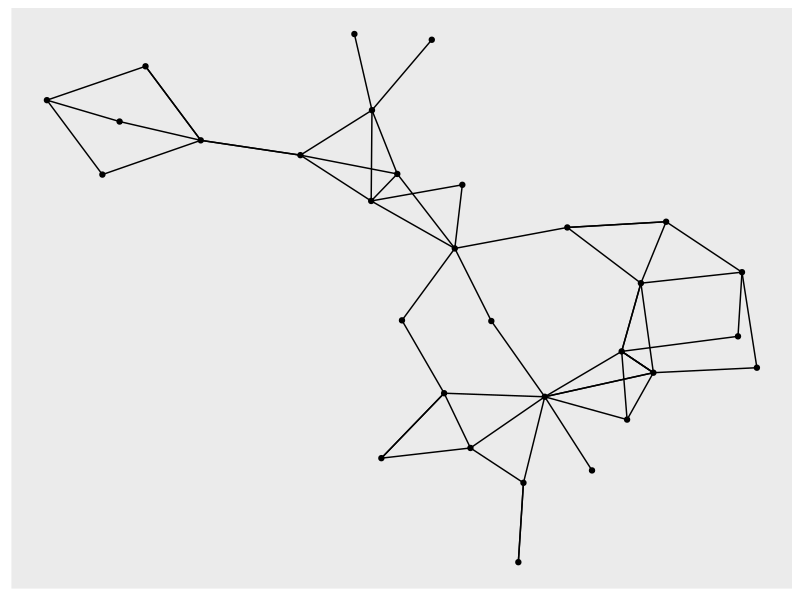
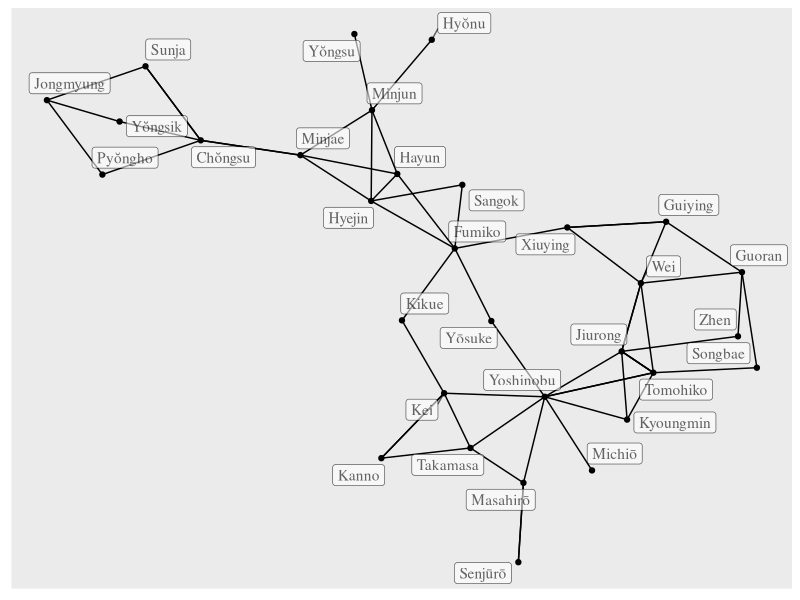
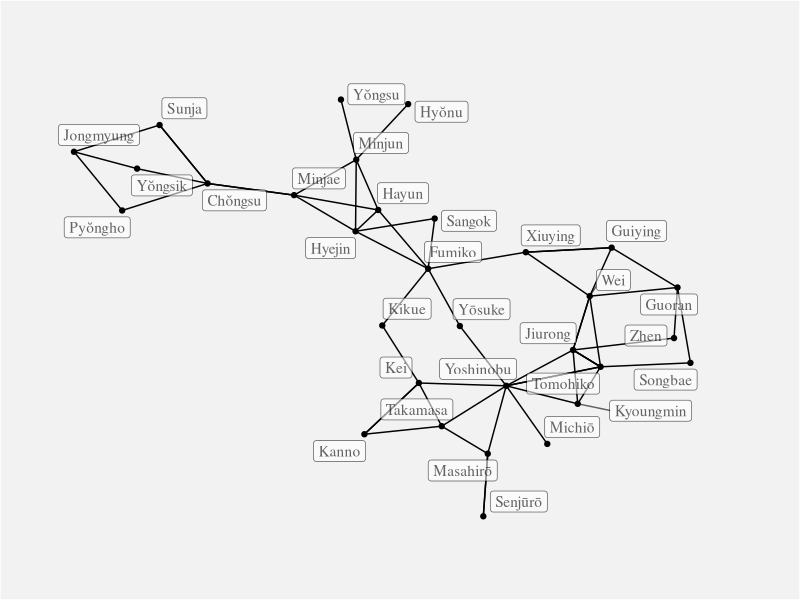
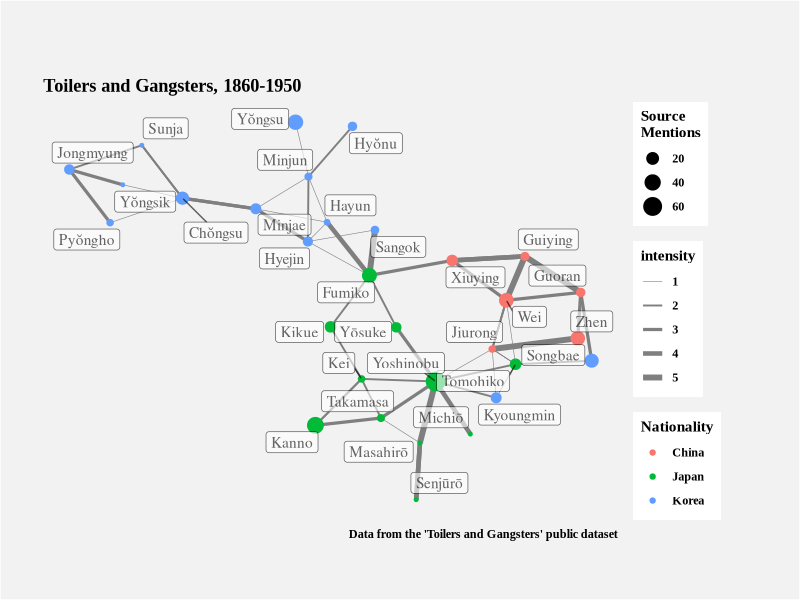
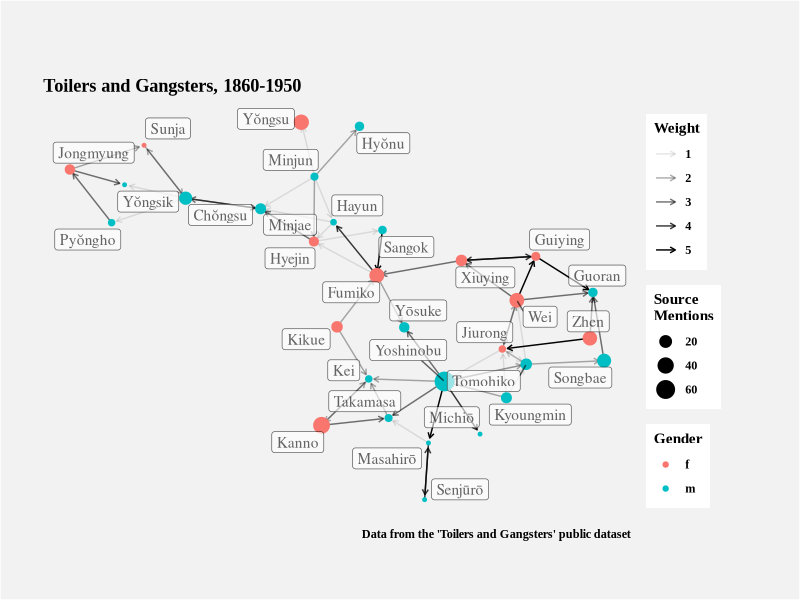
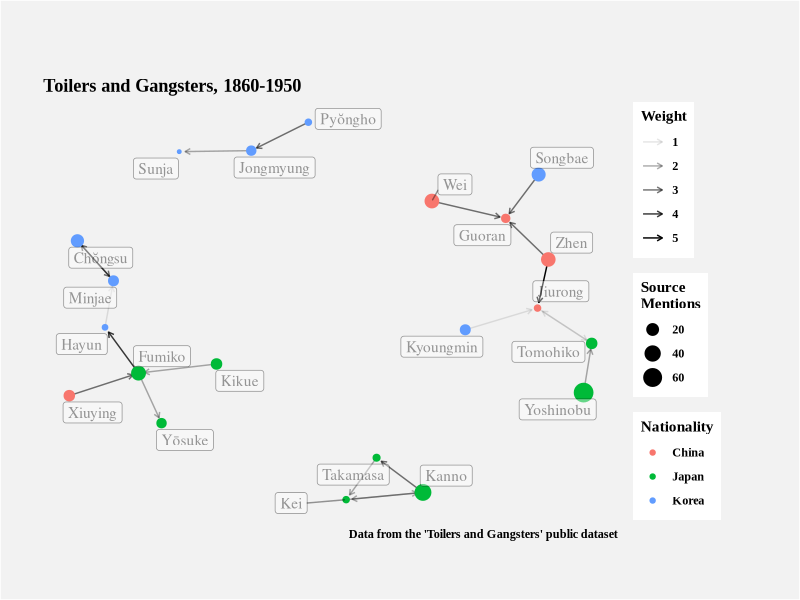
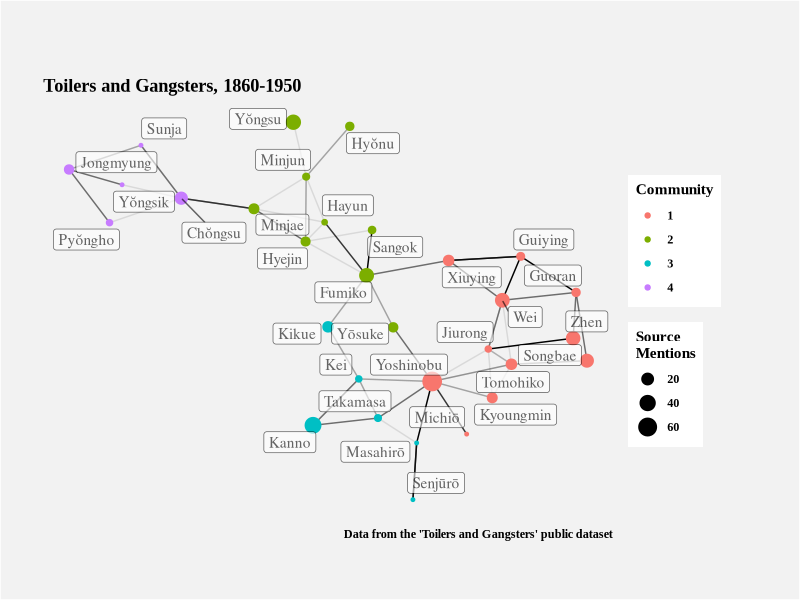
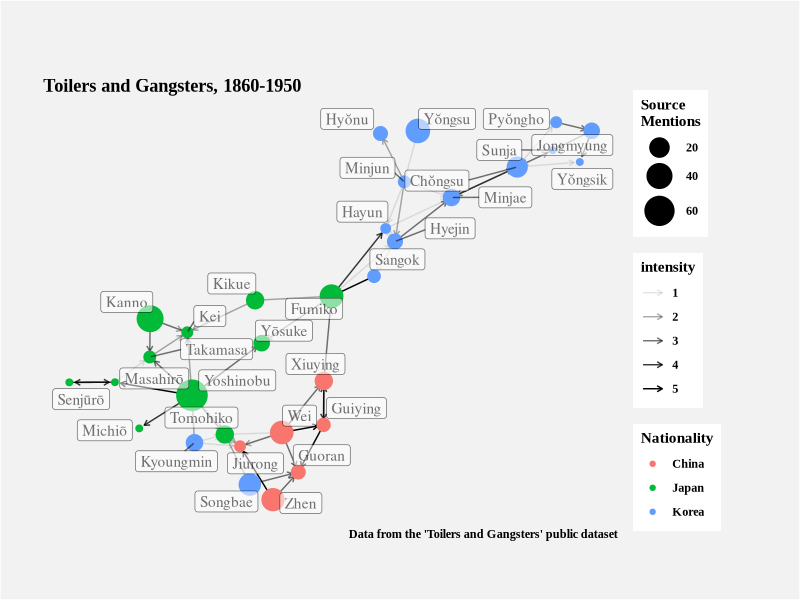

These figures' R source, in order:
## ---- chunk 1
library(readr)
library(igraph)
library(dplyr)
library(tibble)
library(forcats)
library(ggplot2)
library(ggraph)
library(tidygraph)
## ---- chunk 2
# extrafont::loadfonts()
# knitr::opts_chunk$set(dev='cairo_pdf')
# options(encoding = 'UTF-8')
## ---- chunk 3
nodes<-read_csv("nodes.csv")
edges<-read_csv("edges.csv")
head(nodes,20)
head(edges,10)
## ---- chunk 4
my_network=graph_from_data_frame(d=edges,directed=TRUE,vertices=nodes)
## ---- chunk 5
ggraph(my_network, layout = "kk") +
	  # Add an edge link geometry
	  geom_edge_link() +
	  # Add a node point geometry
	  geom_node_point() 
## ---- chunk 6
ggraph(my_network, layout = "kk") +
	  # Add an edge link geometry
	  geom_edge_link() +
	  # Add a node point geometry
	  geom_node_point() +
    geom_node_label((aes(label = name, family="serif")), alpha=0.6, repel=TRUE)
## ---- chunk 7
network_theme<- function() {
  theme(
    text=element_text(family="Times New Roman",face="bold"),
    plot.background = element_rect(fill="gray95"),
    plot.margin = unit(c(20,20,15,10), units="mm"),
    axis.text = element_blank(),
    axis.ticks = element_blank(),
    axis.title = element_blank(),
    panel.grid.major = element_blank(),
    panel.grid.minor = element_blank(),
    panel.background = element_blank()
  )
}
## ---- chunk 8
ggraph(my_network, layout = "kk") +
	  # Add an edge link geometry
	  geom_edge_link() +
	  # Add a node point geometry
	  geom_node_point() +
    geom_node_label((aes(label = name, family="serif")), alpha=0.6, repel = TRUE) +
    network_theme()
## ---- chunk 9
ggraph(my_network, layout = "kk") +
	  # Add an edge link geometry
	  geom_edge_link(aes(width = intensity),colour="grey50") +
    # What happens when you change grey50 to grey20 or grey90? 
    scale_edge_width(range = c(0.2, 2.0)) +
	  # Add a node point geometry
	  geom_node_point(aes(size=mentions,color=nationality)) +
    labs(
      width = "Weight",
      title = "Toilers and Gangsters, 1860-1950",
      caption = "Data from the 'Toilers and Gangsters' public dataset",
      size = "Source\nMentions",
      color = "Nationality"
    ) +
    geom_node_label((aes(label = name, family="serif")), alpha=0.6, repel = TRUE) +
    network_theme()
## ---- chunk 10
ggraph(my_network, layout = "kk") +
	  # Add an edge link geometry
	  geom_edge_link(arrow = arrow(length = unit(1.5, 'mm')), 
                   end_cap = circle(1.3, 'mm'), aes(alpha = intensity)) +
    # What happens when you change the 1.5 in the length? or the 1.5 in the end_cap circle?
    scale_edge_width(range = c(0.2, 2.5), guide=FALSE) +
	  # Add a node point geometry
	  geom_node_point(aes(size=mentions,color=factor(gender))) +
    labs(
      title = "Toilers and Gangsters, 1860-1950",
      caption = "Data from the 'Toilers and Gangsters' public dataset",
      size = "Source\nMentions",
      color = "Gender",
      edge_alpha = "Weight"
    ) +
    # Notice I used the edge_ prefix in order to give a legend title to the edge attribte
    geom_node_label((aes(label = name, family="serif")),alpha=0.6, repel = TRUE) +
    # Try changing geom_node_label to geom_node_text above. What happens?
    network_theme()
## ---- chunk 11
as_tbl_graph(my_network) %E>%
  filter(kind==3)  %N>%
  filter(!node_is_isolated()) %>%
  ggraph(layout = "kk") +
	  # Add an edge link geometry
	  geom_edge_link(arrow = arrow(length = unit(1.5, 'mm')), 
                   end_cap = circle(1.5, 'mm'), aes(alpha = intensity)) +
    # What happens when you change the 1.5 in the length? or the 1.5 in the end_cap circle?
    scale_edge_width(range = c(0.2, 2.5), guide=FALSE) +
	  # Add a node point geometry
	  geom_node_point(aes(size=mentions,color=nationality)) +
    labs(
      title = "Toilers and Gangsters, 1860-1950",
      caption = "Data from the 'Toilers and Gangsters' public dataset",
      size = "Source\nMentions",
      color = "Nationality",
      edge_alpha = "Weight"
    ) +
    # Notice I used the edge_ prefix in order to give a legend title to the edge attribte
    geom_node_label((aes(label = name, family="serif")), alpha=0.4, show.legend=FALSE, repel = TRUE) +
    # Try changing geom_node_label to geom_node_text above. What happens?
    network_theme()
## ---- chunk 12
as_tbl_graph(my_network) %>% 
  to_undirected() %>%
  mutate(community = as.factor(group_walktrap())) %>% 
  ggraph(layout = "kk") +
	  # Add an edge link geometry
	  geom_edge_link(aes(alpha = intensity), show.legend = FALSE) +
    # No longer need the arrow because we have made our graph undirected  
    scale_edge_width(range = c(0.2, 2.5), guide=FALSE) +
	  geom_node_point(aes(size=mentions, color=community)) +
    labs(
      title = "Toilers and Gangsters, 1860-1950",
      caption = "Data from the 'Toilers and Gangsters' public dataset",
      size = "Source\nMentions",
      color = "Community"
    ) +
    geom_node_label((aes(label = name, family="serif")),alpha=0.6, repel = TRUE) +
    network_theme()
## ---- chunk 13
ggraph(my_network, layout = "fr") +
	  # Add an edge link geometry
	  geom_edge_link(arrow = arrow(length = unit(1.5, 'mm')), 
                   end_cap = circle(1.5, 'mm'), aes(alpha = intensity)) +
    # What happens when you change grey50 to grey20 or grey90? 
    scale_edge_width(range = c(0.2, 2.0)) +
	  geom_node_point(aes(size=mentions,color=nationality)) +
    scale_size(range = c(2,10)) +
    labs(
      edge_width= "Weight",
      title = "Toilers and Gangsters, 1860-1950",
      caption = "Data from the 'Toilers and Gangsters' public dataset",
      size = "Source\nMentions",
      color = "Nationality",
      width = "Test"
    ) +
    geom_node_label((aes(label = name, family="serif",alpha=0.6)), show.legend=FALSE, repel = TRUE) +
    network_theme()
## ---- chunk 14
ggraph(my_network, layout = "linear",  circular = TRUE) + 
  geom_edge_arc(aes(width = intensity), alpha = 0.8) + 
  scale_edge_width(range = c(0.2, 1)) +
  geom_node_label(aes(label = name), size=2.2) +
  labs(edge_width = "Weight") +
  theme_graph() +
  theme(legend.position="bottom")
## ---- chunk 15
nodes_analysis<- nodes %>% 
  mutate(between=betweenness(my_network, directed=FALSE),
         degree_all=degree(my_network,mode="all"),
         degree_in=degree(my_network,mode="in"),
         degree_out=degree(my_network,mode="out"),
         closeness=closeness(my_network),
         eigenvector=evcent(my_network)$vector)
## ---- chunk 16
nodes_analysis %>%
  mutate(person = fct_reorder(person, degree_all)) %>%
  ggplot() +
    geom_point(aes(x=degree_in,y=person, color="In Degree")) + # , color="khaki2"
    geom_point(aes(x=degree_out,y=person, color="Out Degree")) + # , color="cadetblue3"
    geom_point(aes(x=degree_all,y=person,size=eigenvector, color="Total Degree")) + # ,color="darkslategrey"
  scale_size(range=c(0.3,4)) +
  labs(
	    x = "In and Degree",
	    y = "Name",
	    color = "Degrees",
	    title = "Degrees and Total Degrees with Eigenvector Centrality",
	    subtitle = "As Seen in Toilers and Gangsters Network",
	    caption = "Total degree is sum of in & out minus doubled counted edges.",
	    size = "Eigenvector\nCentrality"
	  )
## ---- chunk 17
nodes_analysis %>%
  ggplot() +
    geom_point(aes(x=between,y=eigenvector,size=degree_all)) +
    labs(
	    x = "Betweenness",
	    y = "Eigenvector Centrality",
	    title = "Relationship between Betweenness and Eigenvector Centrality ",
	    subtitle = "As Seen in Toilers and Gangsters Network",
	    size = "Node\nDegree"
	  )
## ---- chunk 18
nodes_analysis %>%
  ggplot() +
    geom_point(aes(x=closeness,y=eigenvector,size=degree_all)) +
    labs(
	    x = "Closeness Centrality",
	    y = "Eigenvector Centrality",
	    title = "Relationship between Closeness and Eigenvector Centrality ",
	    subtitle = "As Seen in Toilers and Gangsters Network",
	    size = "Node\nDegree"
	  )
## ---- chunk 19
my_analysed_network=graph_from_data_frame(d=edges,directed=TRUE,vertices=nodes_analysis)
## ---- chunk 20
ggraph(my_analysed_network, layout = "kk") +
	  # Add an edge link geometry
	  geom_edge_link(arrow = arrow(length = unit(1.5, 'mm')), 
                   end_cap = circle(1.5, 'mm'), aes(alpha = intensity)) +
    # What happens when you change the 1.5 in the length? or the 1.5 in the end_cap circle?
    scale_edge_width(range = c(0.2, 2.5), guide=FALSE) +
	  # Add a node point geometry
	  geom_node_point(aes(size=between,color=nationality)) +
    labs(
      title = "Toilers and Gangsters, 1860-1950",
      caption = "Data from the 'Toilers and Gangsters' public dataset",
      size = "Betweenness",
      color = "Nationality",
      edge_alpha = "Weight"
    ) +
    # Notice I used the edge_ prefix in order to give a legend title to the edge attribte
    geom_node_label((aes(label = name, family="serif")),alpha=0.6, repel = TRUE) +
    # Try changing geom_node_label to geom_node_text above. What happens?
    network_theme()
